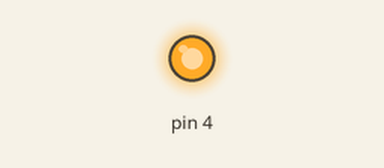
Simulated run of this sketch. Board: Arduino Uno, built with avr-gcc and run on an emulated ATmega328P. On the bench: output pins drawn as LEDs (lit = HIGH).

Above: at 0.1 s.
Timing chart, 0 to 1.6 s (numbered marks = the images above):
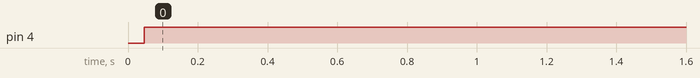

Measured:
- by itself, pin 4: LOW → HIGH at 0.05 s

The sketch:

due_sw_uart_TX.ino
```cpp
#include "sw_uart.h"

due_sw_uart uart;

void setup() {
  sw_uart_setup(&uart, 4, 1, 8, SW_UART_EVEN_PARITY);
}

void loop() {
  test_write();
  delay(5000);
}

void test_write() {
  sw_uart_write_byte(&uart, 'a');
}
```

sw_uart.cpp
```cpp
#include "sw_uart.h"
#pragma GCC optimize ("-O3")

void sw_uart_setup(due_sw_uart *uart, int tx, int stopbits, int databits, int paritybit) {

	uart->pin_tx     = tx;
	uart->stopbits   = stopbits;
	uart->paritybit  = paritybit;
  uart->databits   = databits;
  pinMode(tx, OUTPUT);

}

int calc_even_parity(char data) {
  int ones = 0;

  for(int i = 0; i < 8; i++) {
    ones += (data >> i) & 0x01;
  }

  return ones % 2;
}

void sw_uart_write_byte(due_sw_uart *uart, char data){
  int parity = calc_even_parity(data);

  digitalWrite(uart->pin_tx, LOW);
  _sw_uart_wait_T(uart);

  for (int i=0; i<8; i++){
    digitalWrite(uart->pin_tx,(data >> i) & 0x01);
    _sw_uart_wait_T(uart);
  }

  digitalWrite(uart->pin_tx,parity);
  _sw_uart_wait_T(uart);

  digitalWrite(uart->pin_tx, HIGH);
  _sw_uart_wait_T(uart);
}


// MCK 21MHz
void _sw_uart_wait_half_T(due_sw_uart *uart) {
  for(int i = 0; i < 1093; i++)
    asm("NOP");
}

void _sw_uart_wait_T(due_sw_uart *uart) {
  _sw_uart_wait_half_T(uart);
  _sw_uart_wait_half_T(uart);
}
```

sw_uart.h
```cpp
#ifndef SW_UART_HEADER
#define SW_UART_HEADER

#include <Arduino.h>

struct due_sw_uart {
	int pin_rx;
	int pin_tx;
	int baudrate;
	int stopbits;
	int paritybit;
  	int databits;
};

typedef struct due_sw_uart due_sw_uart;

#define SW_UART_SUCCESS 		0
#define SW_UART_ERROR_FRAMING 	112
#define SW_UART_ERROR_PARITY  	2
#define SW_UART_NO_PARITY 		0
#define SW_UART_ODD_PARITY 		1
#define SW_UART_EVEN_PARITY 	2


void sw_uart_setup(due_sw_uart *uart, int tx,  int stopbits, int databits, int paritybit);
void sw_uart_write_data(due_sw_uart *uart, char* bufferData, int writeN);
void sw_uart_write_string(due_sw_uart *uart, char* stringData);
int  sw_uart_receive_byte(due_sw_uart *uart, char* data);
void sw_uart_write_byte(due_sw_uart *uart, char data);

void _sw_uart_wait_half_T(due_sw_uart *uart);
void _sw_uart_wait_T(due_sw_uart *uart);

#endif
```
